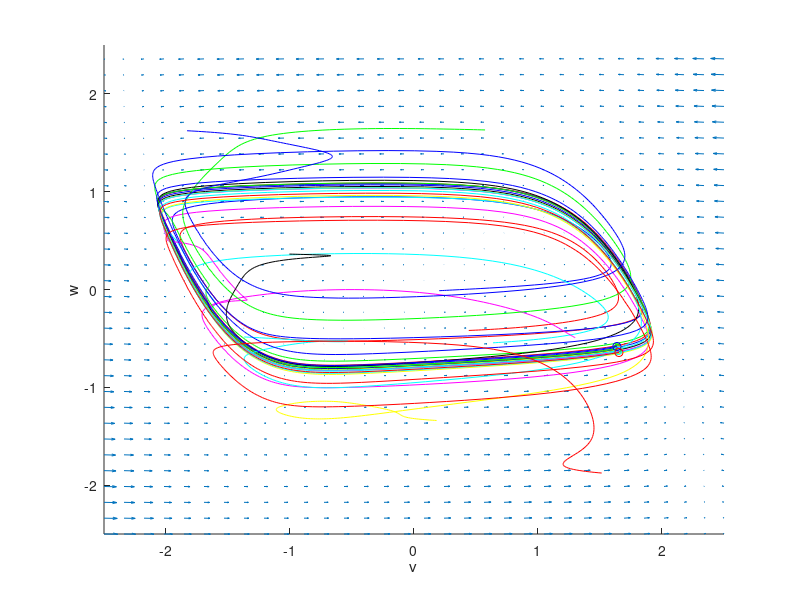
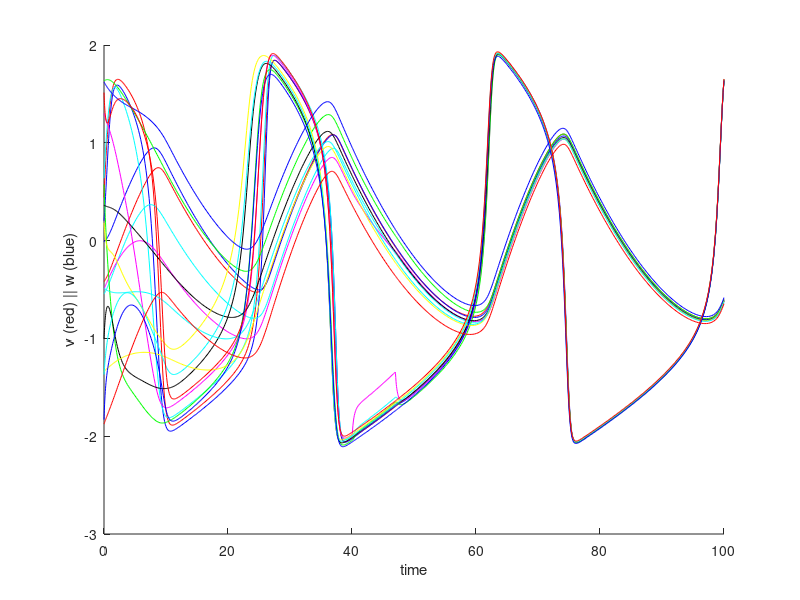
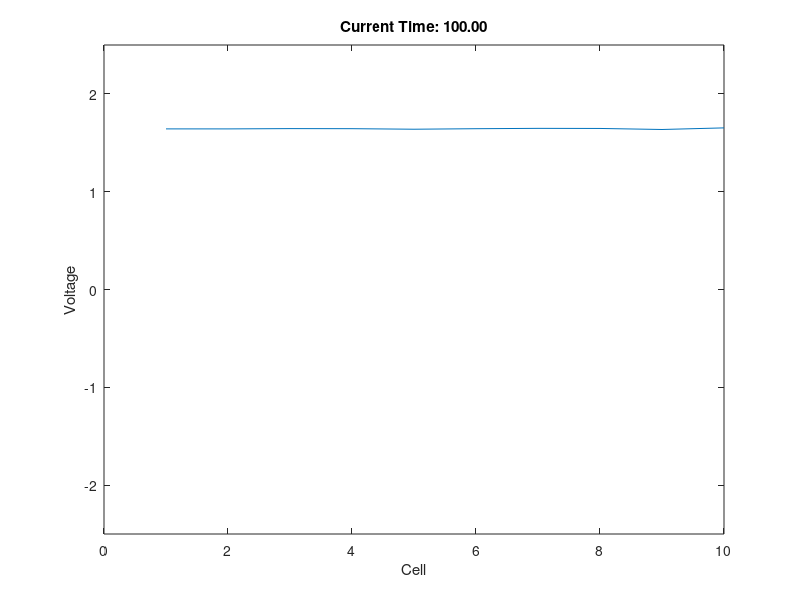

Recreate these plots in MATLAB, in order.
% model parameters
eps = 0.08;
a = 0.5;
b = 0.2;
I_0 = 1.0;
tStart = 40;
tStop = 47;
D = 0.9;

% model definition
I =@(t) [ zeros(3, 1); I_0 * (t > tStart && t < tStop); zeros(6, 1) ];

f = @(v,w) v - 1/3*v.^3 - w;
g = @(v,w) eps*(v + a -b*w);

inter =@(x) D * (-2 * x(1:10) + [x(10); x(1:9)] + [x(2:10); x(1)]);

%% single cell
dxdt =@ (t,x) [f(x(1:10), x(11:20)) + I(t) + inter(x);
               g(x(1:10), x(11:20))
              ];

% solve!
% use for steady state i.e. a = 1.0
%[T,X] = ode45(dxdt,[0,100], [zeros(10, 1) - 1.5; zeros(10, 1) - 0.5]);

% use for oscillation i.e. a = 0.5
[T,X] = ode45(dxdt,[0, 100], 4 * rand(20, 1) - 2);



figure(1); hold on;
set(gca, 'xlim', [-2.5, 2.5], 'ylim', [-2.5,2.5])
ylabel('w');
xlabel('v')

uArray = linspace(-2.5, 2.5,32);
wArray = linspace(-2.5, 2.52,32);

[uMesh,wMesh] = meshgrid(uArray, wArray);

% the Matlab plot command for a field of arrows is:
quiver(uMesh, wMesh, f(uMesh, wMesh), g(uMesh,wMesh), 0.5)

c = ['r', 'b', 'c', 'm', 'g', 'k', 'y', 'c', 'b', 'r'];

for i = 1:10
    plot(X(:, i), X(:, 10 + i), ['-', c(i)])
    plot(X(end, i), X(end, 10 + i), ['o', c(i)])
end

figure(2); hold on;
ylabel('v (red) || w (blue)');
xlabel('time');
for i = 1:10
    plot(T, X(:, i), ['-', c(i)]);
    plot(T, X(:, 10 + i), ['-', c(i)]);
end

for nt = 1:numel(T)
    figure(3); clf; hold on; box on;
    plot(X(nt, 1:10));
    set(gca, 'ylim', [-2.5, 2.5]);
    title(sprintf('Current Time: %0.2f', T(nt)));
    xlabel('Cell');
    ylabel('Voltage');
    drawnow;
end